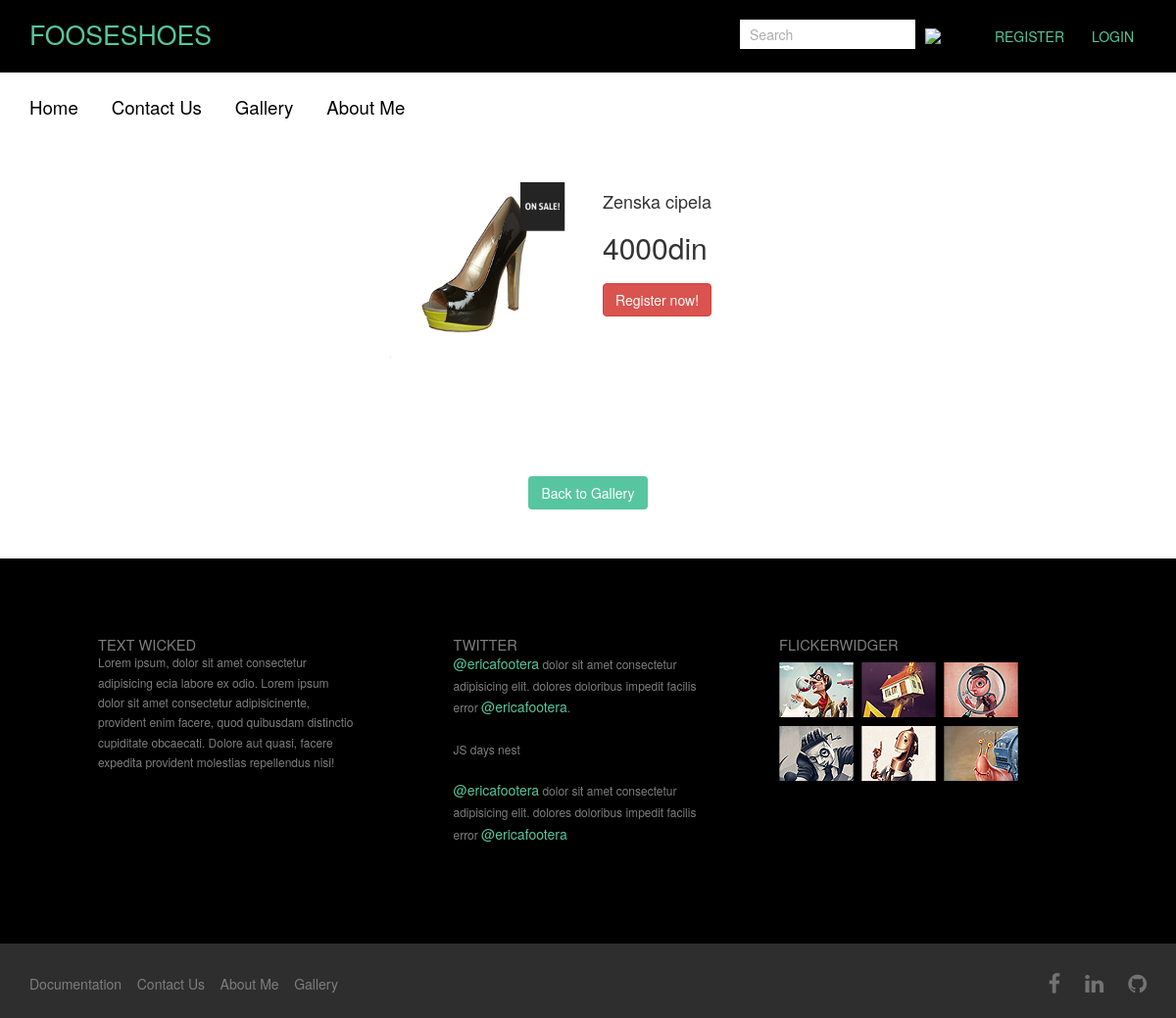
The page /index.php?page=proizvodi&id=33 on the database its author committed.
### tables this page shows
CREATE TABLE IF NOT EXISTS `meni` (
  `id` int(11) NOT NULL AUTO_INCREMENT,
  `name` varchar(100) NOT NULL,
  `link` varchar(100) NOT NULL,
  PRIMARY KEY (`id`)
);

CREATE TABLE IF NOT EXISTS `proizvodi` (
  `id` int(11) NOT NULL AUTO_INCREMENT,
  `name` varchar(255) NOT NULL,
  `opis` varchar(255) NOT NULL,
  `slika` varchar(255) NOT NULL,
  `cena` float NOT NULL,
  `idPol` int(10) NOT NULL,
  `idVrsta` int(10) NOT NULL,
  PRIMARY KEY (`id`),
  KEY `idPol` (`idPol`),
  KEY `idVrednost` (`idVrsta`)
);

CREATE TABLE IF NOT EXISTS `footer` (
  `id` int(11) NOT NULL AUTO_INCREMENT,
  `name` varchar(100) NOT NULL,
  `link` varchar(200) NOT NULL,
  PRIMARY KEY (`id`)
);

### views/pages/proizvodi.php (the view, shortened to what this page needs)
<?php
require_once (__DIR__ . "/../../config/connection.php");
$id = $_GET['id'];
$single = $conn->prepare("SELECT *  FROM proizvodi WHERE id = :id");
$single->bindParam(':id', $id);
$exe = $single->execute();
if($exe){
   $nesto = $single->fetch();
}
?>
<div class="container">
    <div class="row">
        <div class="col-lg-6 col-md-6 col-xs-6 slikaproizvod text-right">
            <img src="assets/images/<?=$nesto->slika ?>" alt="slika"/>
        </div>
        <div class="col-lg-6 col-md-6 col-xs-6 tekstproizvod text-left">
            <h4 class="nazivproizvod"><?=$nesto->name ?></h4>
            <h2 class="nazivproizvod"><?=$nesto->cena ?>din</h2>
            <?php if(!isset($_SESSION['user'])) : ?>
                <a href="index.php?page=register" id="register" class="btn btn-danger text-center">Register now!</a>
            <?php endif; ?>
        </div>
    </div>
    <div class="row">
        <div class="col-lg-12 text-center nazad">
            <a href="index.php?page=gallery" class="btn btn-nazad text-center">Back to Gallery</a>
        </div>
    </div>
</div>

### views/fixed/header.php (shortened to what this page needs)
<body>
    <header>
        <div class="celasirina">
            <div class="container headergore">
                <div class="row">
                    <div class="col-lg-6 col-md-6 col-xs-12">
                        <a href="index.php"><h1 class="h1dole">FOOSESHOES</h1></a>
                    </div>
                    <div class="col-lg-6 col-md-4 col-xs-12 meniprvi krije">
                        <input type="text" placeholder="Search"/><img src="assets/images/lupa.png"/>
                        <?php if(isset($_SESSION['user'])) : ?>
                            <a href="models/logout.php"><button type="button" class="btn btn-secondary registracija">LOGOUT</button></a>
                        <?php else: ?>
                        <a href="index.php?page=register"><button type="button" class="btn btn-secondary registracija">REGISTER</button></a>
                        <a href="index.php?page=login"><button type="button" class="btn btn-secondary registracija">LOGIN</button></a>
                        <?php endif; ?>
                    </div>
                </div>
            </div>
        </div>
        <?php
            $meni = $conn->query("SELECT * FROM meni")->fetchAll();
        ?>
        <div class="container krije">
            <div class="row">
                <div class="col-lg-8 col-md-8 menidrugi">
                    <ul>
                    <?php foreach($meni as $m):?>
                        <li><a href="<?=$m->link?>"><?=$m->name?></a></li>
                    <?php endforeach ?>
                    </ul>
                </div>
                <div class="col-lg-4 col-md-4 menitreci krije">
                    <ul>
                    </ul>
                </div>
            </div>
        </div>
    </header>

### views/fixed/footer.php (shortened to what this page needs)
        <?php
            $svifooteri = $conn->query("SELECT * FROM footer")->fetchAll();
        ?>
        <footer>
            <div class="container dnosvega">
                <div class="row">
                    <div class="col-lg-6 col-md-6 col-xs-12 footer1">
                        <ul class="listakraj">
                            <?php foreach($svifooteri as $f):?>
                            <li><a href="<?=$f->link ?>"><?=$f->name ?>&nbsp&nbsp&nbsp</a></li>
                            <?php endforeach ?>
                        </ul>
                    </div>
                    <div class="col-lg-6 col-md-6 col-xs-12 dnomedia">
                        <a class="mr-2" href="" target="_blank"><i class="fa fa-facebook-f"></i></a>
                        <a class="mr-2" href="" target="_blank"><i class="fa fa-linkedin"></i></a>
                        <a href="" target="_blank"><i class="fa fa-github"></i></a>
                    </div>
                </div>
            </div>
        </footer>
    </body>
</html>

### assets/css/style.css (style rules this page uses)
h1 { color:#57c5a0; font-size: 20pt; padding-top: 20px; }
.celasirina { padding: 0px !important; background-color: black; }
.headergore { background-color: black; }
.meniprvi { text-align: right; padding-top: 20px; padding-bottom: 20px; }
.meniprvi input { padding-left: 10px; margin-right: 10px; border-style: none; padding-top: 5px; padding-bottom: 5px; }
.meniprvi img { margin-right: 40px; }
.menidrugi { padding-bottom: 20px; }
.menidrugi ul { padding-top: 20px; padding-left: 0px; }
.menidrugi ul li { text-decoration: none; display: inline; padding-right: 30px; }
.menidrugi ul li a { color:black; font-size: 14pt; }
.menitreci { text-align: right; }
.menitreci ul { padding-top: 20px; padding-left: 0px; margin-right: 10px; }
.registracija { background-color: black; color: #57c5a0; padding-left: 10px; }
.slikaproizvod img { width: 200px; height: 200px; }
.slikaproizvod { margin-top: 40px; margin-bottom: 100px; }
.tekstproizvod { padding-top: 50px; }
.tekstproizvod h2 { padding-top: 20px; padding-bottom: 20px; }
.dnomedia { text-align: right; padding-left: 300px ; }
.dnosvega { padding-top: 30px; padding-bottom: 20px; }
footer { background-color: #2e2e2e; }
.listakraj li { text-decoration: none; display: inline; }
.listakraj li a { color:#7e7e7e; text-transform: none; text-decoration: none; }
.dnomedia a i { color: #727272; -webkit-transition: color .3s; transition: color .3s; font-size: 22px; background: #2e2e2e; }
.fa { font-size: 35px; border-radius: 500px; background: #f8f8f8; color: #333; width: 40px; }
.btn-nazad { background-color: #57c5a0; color:white; margin-bottom: 50px; }

### assets/css/main.css (style rules this page uses)
* { margin: 0px; padding: 0px; box-sizing: border-box; }
body, html { height: 100%; }
a { font-size: 14px; line-height: 1.7; color: #666666; margin: 0px; transition: all 0.4s; -webkit-transition: all 0.4s; -o-transition: all 0.4s; -moz-transition: all 0.4s; }
h1,h2,h3,h4,h5,h6 { margin: 0px; }
ul, li { margin: 0px; list-style-type: none; }
input { outline: none; border: none; }
button { outline: none !important; border: none; background: transparent; }

### rows shown on the page
meni: name "Home"
meni: name "Contact Us"
meni: name "Gallery"
meni: name "About Me"
proizvodi: slika (picture), name "Zenska cipela", cena "4000"
footer: name "Documentation"
footer: name "Contact Us"
footer: name "About Me"
footer: name "Gallery"
